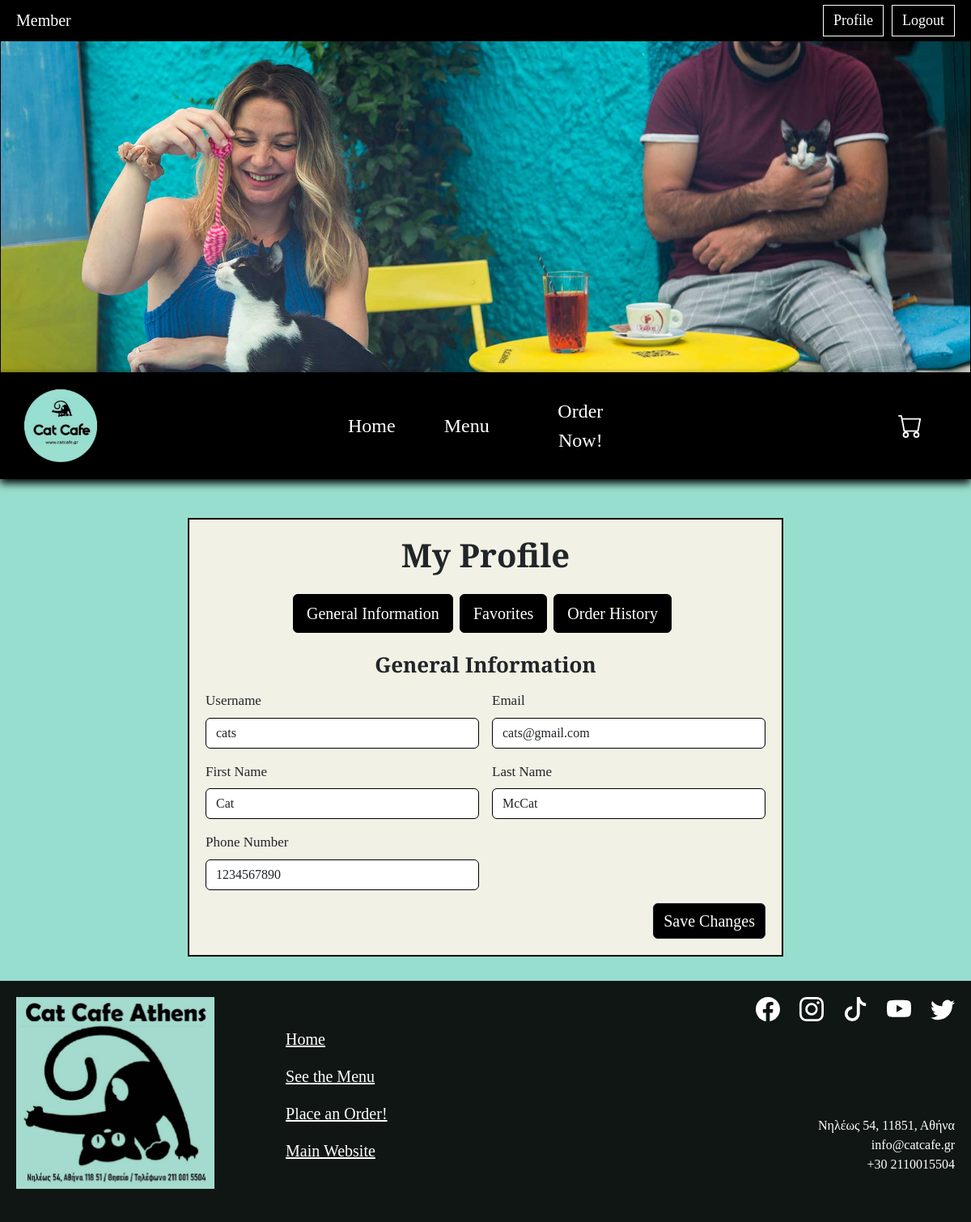
The page /accounts/profile/ (signed in) on the database its author committed.
### accounts/models.py (models this page shows, shortened)
class User(AbstractUser):
    phone_number = models.CharField(max_length=15, blank=True)
    favorites = models.ManyToManyField('catalog.MenuItem', blank=True, related_name='favorited_by')

### accounts/views.py (the view)
# urls.py: path('profile/', profile_view, name='profile'),
@login_required
def profile_view(request):
    user = request.user
    if request.method == 'POST':
        form = CustomUserChangeForm(request.POST, instance=user)
        if form.is_valid():
            form.save()
            return redirect('accounts:profile')
    else:
        form = CustomUserChangeForm(instance=user)
    favorite_items = user.favorites.all().select_related('category', 'subcategory').prefetch_related('tags')
    user_orders = user.orders.prefetch_related('items__menu_item').order_by('-created_at')
    context = {
        'form': form,
        'favorite_items': favorite_items,
        'user_orders': user_orders,
    }
    return render(request, 'accounts/profile.html', context)

### accounts/forms.py
class CustomUserChangeForm(UserChangeForm):
    class Meta:
        model = User
        fields = (
            'username',
            'first_name',
            'last_name',
            'email',
            'phone_number',
        )
    def __init__(self, *args, **kwargs):
        super().__init__(*args, **kwargs)
        for field in self.fields.values():
            field.widget.attrs.update({'class': 'form-control'})

### catalog/models.py (called while the page is built)
    def get_absolute_url(self):
        return reverse('catalog:item_detail', kwargs={'slug': self.slug})

### accounts/templates/accounts/profile.html (shortened to what this page needs)
{% extends 'base.html' %}
{% load static %}
{% block extra_css %}
<link rel="stylesheet" href="{% static 'css/profile.css' %}">
{% endblock %}
{% block content %}
<div class="container mt-5 profile-page">
    <div class="row justify-content-center">
        <div class="col-md-8">
            <div class="beige-box profile-box">
                <h1 class="mb-4">My Profile</h1>
                <ul class="nav nav-pills justify-content-center mb-4" id="profileTabs" role="tablist">
                    <li class="nav-item" role="presentation">
                        <button class="nav-link show active" id="info-tab" data-bs-toggle="pill" data-bs-target="#info-pane" type="button" role="tab">
                            General Information
                        </button>
                    </li>
                    <li class="nav-item" role="presentation">
                        <button class="nav-link" id="favorites-tab" data-bs-toggle="pill" data-bs-target="#favorites-pane" type="button" role="tab">
                            Favorites
                        </button>
                    </li>
                    <li class="nav-item" role="presentation">
                        <button class="nav-link" id="orders-tab" data-bs-toggle="pill" data-bs-target="#orders-pane" type="button" role="tab">
                            Order History
                        </button>
                    </li>
                </ul>
                <div class="tab-content" id="profileTabsContent">
                    <div class="tab-pane fade show active" id="info-pane" role="tabpanel">
                        <h2 class="mb-3">General Information</h2>
                        <form method="post">
                            <div class="row g-3">
                                <div class="col-md-6">
                                    <label class="form-label">Username</label>
                                    {{ form.username }}
                                </div>
                                <div class="col-md-6">
                                    <label class="form-label">Email</label>
                                    {{ form.email }}
                                </div>
                                <div class="col-md-6">
                                    <label class="form-label">First Name</label>
                                    {{ form.first_name }}
                                </div>
                                <div class="col-md-6">
                                    <label class="form-label">Last Name</label>
                                    {{ form.last_name }}
                                </div>
                                <div class="col-md-6">
                                    <label class="form-label">Phone Number</label>
                                    {{ form.phone_number }}
                                </div>
                                <div class="col-12 d-flex justify-content-end">
                                    <button type="submit" class="btn btn-dark">Save Changes</button>
                                </div>
                            </div>
                        </form>
                    </div>
                </div>
            </div>
        </div>
    </div>
</div>
{% endblock %}

### static/css/main.css (style rules this page uses)
body { margin: 0; background-color: #98DECE; font-family: "Bree Serif", serif; }
h1 { text-align: center; font-size: 40px; font-weight: bold; margin-top: 20px; margin-bottom: 10px; }
h2 { text-align: center; font-size: 26px; font-weight: bold; margin-bottom: 10px; }
.beige-box { border: 2px solid black; background-color: #F2F1E5; padding: 0 30px; }
.form-label { font-size: 17px; }
.form-control { border: 1px solid black; }
.btn { font-size: 20px; }
.btn-dark { background-color: black; }

### static/css/profile.css (style rules this page uses)
.profile-box { padding-right: 20px; padding-left: 20px; padding-bottom: 20px; }
.profile-page .nav-pills .nav-link { color: white; font-size: 20px; border: 1px solid black; margin-right: 8px; background-color: black; }

### rows shown on the page
User: username "cats", email "cats@gmail.com", first_name "Cat", last_name "McCat", phone_number "1234567890"
